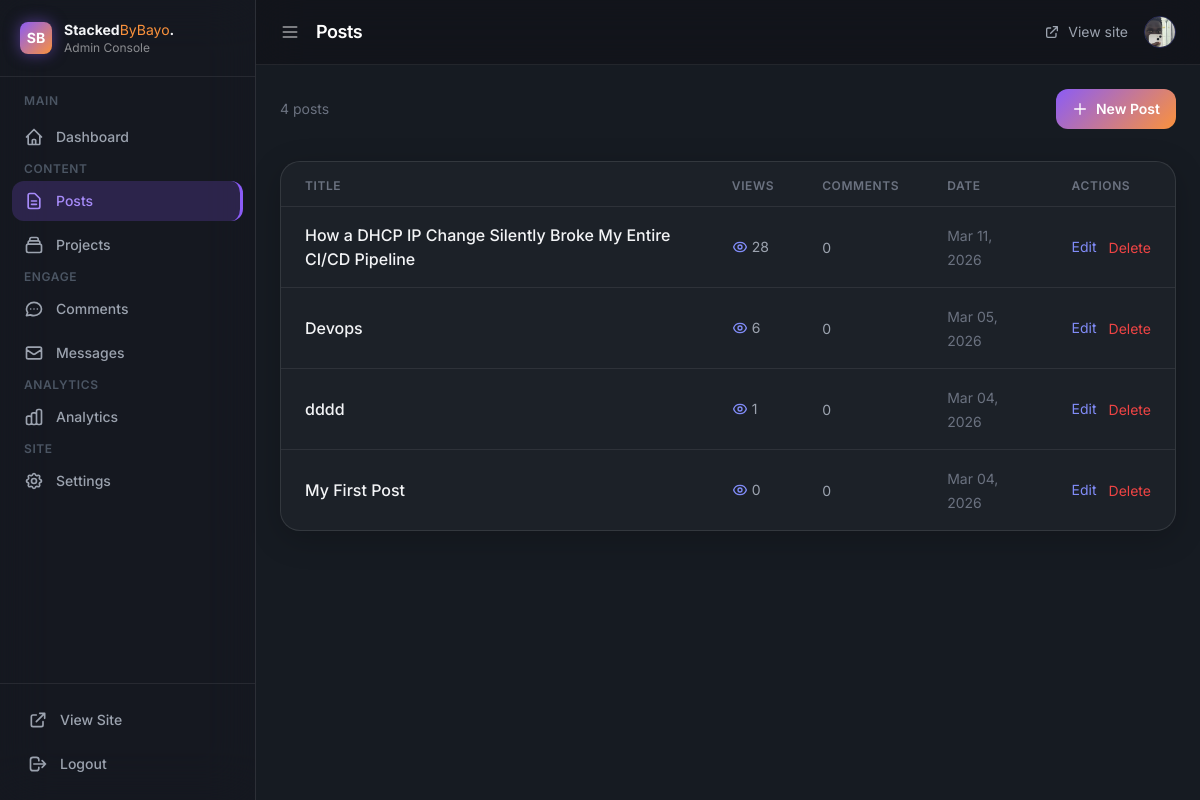
The app's page /admin/posts (signed in), older data.
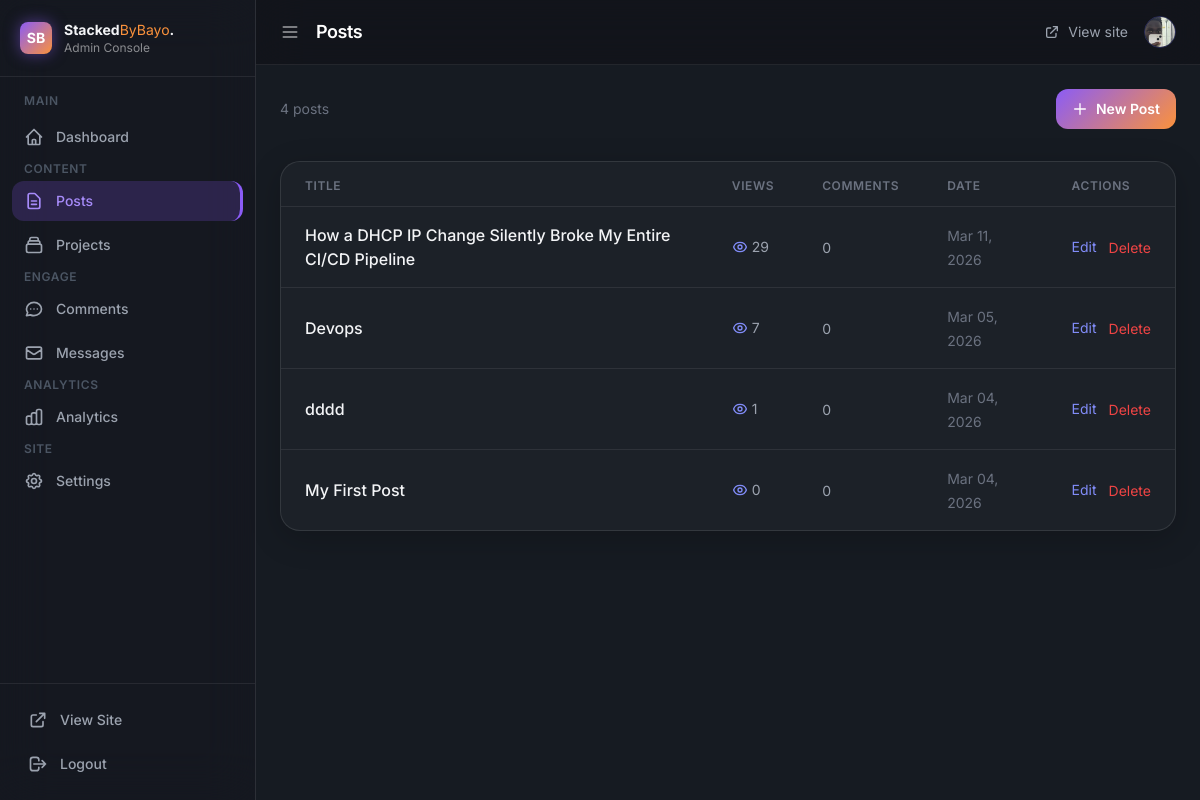
The same page, newer data.
### app/models.py (models this page shows)
class Post(db.Model):
    id = db.Column(db.Integer, primary_key=True)
    title = db.Column(db.String(200), nullable=False)
    body = db.Column(db.Text, nullable=False)
    created_at = db.Column(db.DateTime, default=datetime.utcnow)
    views = db.Column(db.Integer, default=0)
    comments = db.relationship('Comment', backref='post', lazy=True)

### app/__init__.py (the view)
    @app.route("/admin/posts")
    def admin_posts():
        if not session.get("admin"):
            return redirect(url_for("admin_login"))
        posts = Post.query.order_by(Post.created_at.desc()).all()
        return render_template("admin_posts.html", posts=posts, **admin_context())

### app/templates/admin_posts.html (shortened to what this page needs)
{% extends "admin_base.html" %}
{% block page_title %}Posts{% endblock %}
{% block content %}
<div class="flex justify-between items-center mb-8">
    <p class="text-gray-500 text-sm">{{ posts|length }} post{{ 's' if posts|length != 1 }}</p>
    <a href="/admin/post/new"
        class="gradient-bg text-white font-semibold px-4 py-2.5 rounded-xl hover:opacity-90 transition text-sm flex items-center gap-2">
        <svg class="w-4 h-4" fill="none" viewBox="0 0 24 24" stroke="currentColor">
            <path stroke-linecap="round" stroke-linejoin="round" stroke-width="2" d="M12 4v16m8-8H4"/>
        </svg>
        New Post
    </a>
</div>
{% if posts %}
<div class="glass-panel overflow-hidden">
    <table class="w-full">
        <thead>
            <tr class="border-b border-[rgba(255,255,255,0.08)] px-6">
                <th class="text-left text-xs font-semibold text-gray-500 uppercase tracking-wider pb-3 pt-4 px-6">Title</th>
                <th class="text-left text-xs font-semibold text-gray-500 uppercase tracking-wider pb-3 pt-4 px-6">Views</th>
                <th class="text-left text-xs font-semibold text-gray-500 uppercase tracking-wider pb-3 pt-4 px-6">Comments</th>
                <th class="text-left text-xs font-semibold text-gray-500 uppercase tracking-wider pb-3 pt-4 px-6">Date</th>
                <th class="text-left text-xs font-semibold text-gray-500 uppercase tracking-wider pb-3 pt-4 px-6">Actions</th>
            </tr>
        </thead>
        <tbody class="divide-y divide-[rgba(255,255,255,0.08)]">
            {% for post in posts %}
            <tr class="hover:bg-white/[0.03] transition">
                <td class="py-4 px-6">
                    <a href="/blog/{{ post.id }}" target="_blank"
                        class="font-medium hover:text-indigo-400 transition">
                        {{ post.title }}
                    </a>
                </td>
                <td class="py-4 px-6">
                    <span class="flex items-center gap-1 text-gray-400 text-sm">
                        {{ post.views or 0 }}
                    </span>
                </td>
                <td class="py-4 px-6">
                    <span class="text-gray-400 text-sm">{{ post.comments|length }}</span>
                </td>
                <td class="py-4 px-6">
                    <span class="text-gray-500 text-sm">{{ post.created_at.strftime('%b %d, %Y') }}</span>
                </td>
                <td class="py-4 px-6">
                    <div class="flex items-center gap-3">
                        <a href="/admin/post/{{ post.id }}/edit"
                            class="text-indigo-400 hover:text-indigo-300 text-sm transition">Edit</a>
                        <form method="POST" action="/admin/post/{{ post.id }}/delete"
                            onsubmit="return confirm('Delete this post?')">
                            <button type="submit"
                                class="text-red-500 hover:text-red-400 text-sm transition">Delete</button>
                        </form>
                    </div>
                </td>
            </tr>
            {% endfor %}
        </tbody>
    </table>
</div>
{% endif %}
{% endblock %}

### app/templates/admin_base.html (shortened to what this page needs)
<!DOCTYPE html>
<html lang="en">
<head>
    <script src="https://cdn.tailwindcss.com"></script>
</head>
<body class="min-h-screen flex text-gray-100">
    <aside id="sidebar" class="sidebar fixed top-0 left-0 h-full w-64 z-50 flex flex-col -translate-x-full lg:translate-x-0 transition-transform duration-300" style="background:rgba(20,20,30,0.4); backdrop-filter:blur(24px); border-right:1px solid rgba(255,255,255,0.1);">
        <div class="flex items-center gap-3 px-5 py-5 border-b border-[rgba(255,255,255,0.08)]">
            <div class="w-8 h-8 rounded-lg gradient-bg flex items-center justify-center text-white font-bold text-sm shrink-0 shadow-[0_0_15px_rgba(139,92,246,0.5)]">SB</div>
            <div class="logo-text">
                <p class="font-bold text-sm">Stacked<span style="color:#fb923c;font-weight:400;">ByBayo</span>.</p>
                <p class="text-[rgba(255,255,255,0.5)] text-xs">Admin Console</p>
            </div>
        </div>
        <nav class="flex-1 px-3 py-4 space-y-1 overflow-y-auto">
            <p class="label text-gray-600 text-xs font-semibold uppercase tracking-wider px-3 mb-2">Main</p>
            <a href="/admin" class="nav-item {% if request.path == '/admin' %}active{% endif %} flex items-center gap-3 px-3 py-2.5 rounded-xl text-gray-400 text-sm font-medium">
                <svg class="nav-icon w-5 h-5 shrink-0" fill="none" viewBox="0 0 24 24" stroke="currentColor">
                    <path stroke-linecap="round" stroke-linejoin="round" stroke-width="2" d="M3 12l2-2m0 0l7-7 7 7M5 10v10a1 1 0 001 1h3m10-11l2 2m-2-2v10a1 1 0 01-1 1h-3m-6 0a1 1 0 001-1v-4a1 1 0 011-1h2a1 1 0 011 1v4a1 1 0 001 1m-6 0h6"/>
                </svg>
                <span class="label">Dashboard</span>
            </a>
            <p class="label text-gray-600 text-xs font-semibold uppercase tracking-wider px-3 mt-4 mb-2">Content</p>
            <a href="/admin/posts" class="nav-item {% if '/admin/post' in request.path %}active{% endif %} flex items-center gap-3 px-3 py-2.5 rounded-xl text-gray-400 text-sm font-medium">
                <svg class="nav-icon w-5 h-5 shrink-0" fill="none" viewBox="0 0 24 24" stroke="currentColor">
                    <path stroke-linecap="round" stroke-linejoin="round" stroke-width="2" d="M9 12h6m-6 4h6m2 5H7a2 2 0 01-2-2V5a2 2 0 012-2h5.586a1 1 0 01.707.293l5.414 5.414a1 1 0 01.293.707V19a2 2 0 01-2 2z"/>
                </svg>
                <span class="label">Posts</span>
            </a>
            <a href="/admin/projects" class="nav-item {% if '/admin/project' in request.path %}active{% endif %} flex items-center gap-3 px-3 py-2.5 rounded-xl text-gray-400 text-sm font-medium">
                <span class="label">Projects</span>
            </a>
            <p class="label text-gray-600 text-xs font-semibold uppercase tracking-wider px-3 mt-4 mb-2">Engage</p>
            <a href="/admin/comments" class="nav-item {% if '/admin/comment' in request.path %}active{% endif %} flex items-center gap-3 px-3 py-2.5 rounded-xl text-gray-400 text-sm font-medium">
                <span class="label">Comments</span>
            </a>
            <a href="/admin/messages" class="nav-item {% if '/admin/message' in request.path %}active{% endif %} flex items-center gap-3 px-3 py-2.5 rounded-xl text-gray-400 text-sm font-medium">
                <svg class="nav-icon w-5 h-5 shrink-0" fill="none" viewBox="0 0 24 24" stroke="currentColor">
                    <path stroke-linecap="round" stroke-linejoin="round" stroke-width="2" d="M3 8l7.89 5.26a2 2 0 002.22 0L21 8M5 19h14a2 2 0 002-2V7a2 2 0 00-2-2H5a2 2 0 00-2 2v10a2 2 0 002 2z"/>
                </svg>
                <span class="label">Messages</span>
            </a>
            <p class="label text-gray-600 text-xs font-semibold uppercase tracking-wider px-3 mt-4 mb-2">Analytics</p>
            <a href="/admin" class="nav-item flex items-center gap-3 px-3 py-2.5 rounded-xl text-gray-400 text-sm font-medium">
                <span class="label">Analytics</span>
            </a>
            <p class="label text-gray-600 text-xs font-semibold uppercase tracking-wider px-3 mt-4 mb-2">Site</p>
            <a href="/admin/settings" class="nav-item {% if '/admin/settings' in request.path %}active{% endif %} flex items-center gap-3 px-3 py-2.5 rounded-xl text-gray-400 text-sm font-medium">
                <span class="label">Settings</span>
            </a>
        </nav>
        <div class="border-t border-[rgba(255,255,255,0.08)] p-4">
            <a href="/" target="_blank" class="nav-item flex items-center gap-3 px-3 py-2.5 rounded-xl text-gray-400 text-sm font-medium mb-1">
                <svg class="w-5 h-5 shrink-0" fill="none" viewBox="0 0 24 24" stroke="currentColor">
                    <path stroke-linecap="round" stroke-linejoin="round" stroke-width="2" d="M10 6H6a2 2 0 00-2 2v10a2 2 0 002 2h10a2 2 0 002-2v-4M14 4h6m0 0v6m0-6L10 14"/>
                </svg>
                <span class="label">View Site</span>
            </a>
            <a href="/admin/logout" class="nav-item flex items-center gap-3 px-3 py-2.5 rounded-xl text-gray-400 text-sm font-medium hover:text-red-400">
                <svg class="w-5 h-5 shrink-0" fill="none" viewBox="0 0 24 24" stroke="currentColor">
                    <path stroke-linecap="round" stroke-linejoin="round" stroke-width="2" d="M17 16l4-4m0 0l-4-4m4 4H7m6 4v1a3 3 0 01-3 3H6a3 3 0 01-3-3V7a3 3 0 013-3h4a3 3 0 013 3v1"/>
                </svg>
                <span class="label">Logout</span>
            </a>
        </div>
    </aside>
    <div id="main-content" class="flex-1 lg:ml-64 min-h-screen flex flex-col transition-all duration-300">
        <header class="sticky top-0 z-40 px-6 py-4 flex items-center justify-between" style="background:rgba(15,15,20,0.5); backdrop-filter:blur(24px); border-bottom:1px solid rgba(255,255,255,0.08);">
            <div class="flex items-center gap-4">
                <button id="toggle-sidebar" class="text-[rgba(255,255,255,0.6)] hover:text-white transition">
                    <svg class="w-5 h-5" fill="none" viewBox="0 0 24 24" stroke="currentColor">
                        <path stroke-linecap="round" stroke-linejoin="round" stroke-width="2" d="M4 6h16M4 12h16M4 18h16"/>
                    </svg>
                </button>
                <h1 class="text-lg font-semibold text-white tracking-tight">{% block page_title %}Dashboard{% endblock %}</h1>
            </div>
            <div class="flex items-center gap-4">
                <a href="/" target="_blank" class="text-gray-400 hover:text-white text-sm transition flex items-center gap-2">
                    <svg class="w-4 h-4" fill="none" viewBox="0 0 24 24" stroke="currentColor">
                        <path stroke-linecap="round" stroke-linejoin="round" stroke-width="2" d="M10 6H6a2 2 0 00-2 2v10a2 2 0 002 2h10a2 2 0 002-2v-4M14 4h6m0 0v6m0-6L10 14"/>
                    </svg>
                    View site
                </a>
                <div class="w-8 h-8 rounded-full overflow-hidden border border-indigo-500/30">
                    {% if profile_exists is defined and profile_exists %}
                    <img src="/static/uploads/profile.jpg" class="w-full h-full object-cover object-top">
                    {% else %}
                    <div class="w-full h-full gradient-bg flex items-center justify-center text-white text-sm font-bold">B</div>
                    {% endif %}
                </div>
            </div>
        </header>
        <main class="flex-1 p-6">
            {% block content %}{% endblock %}
        </main>
    </div>
</body>
</html>

### app/templates/admin_base.html (style rules this page uses)
body { font-family: 'Inter', sans-serif; background: #161B22; color: #f1f5f9; }
.gradient-bg { background: linear-gradient(135deg, #8b5cf6, #fb923c); }
.sidebar { transition: width 0.3s ease; }
.nav-item { transition: background 0.2s ease, color 0.2s ease; }
.nav-item.active { background: rgba(139,92,246,0.2); color: #a78bfa; border-right: 3px solid #8b5cf6; }
.nav-item.active .nav-icon { color: #a78bfa; }
#main-content { transition: margin-left 0.3s ease; }
.glass-panel { background: #1C2128; border: 1px solid rgba(255,255,255,0.1); border-radius: 20px; box-shadow: 0 8px 32px rgba(0,0,0,0.2); }

Row changes from the older to the newer data that the page shows:
changed Post "How a DHCP IP Change Silently Broke My Entire CI/CD Pipeline": views "28" → "29"
changed Post "Devops": views "6" → "7"
